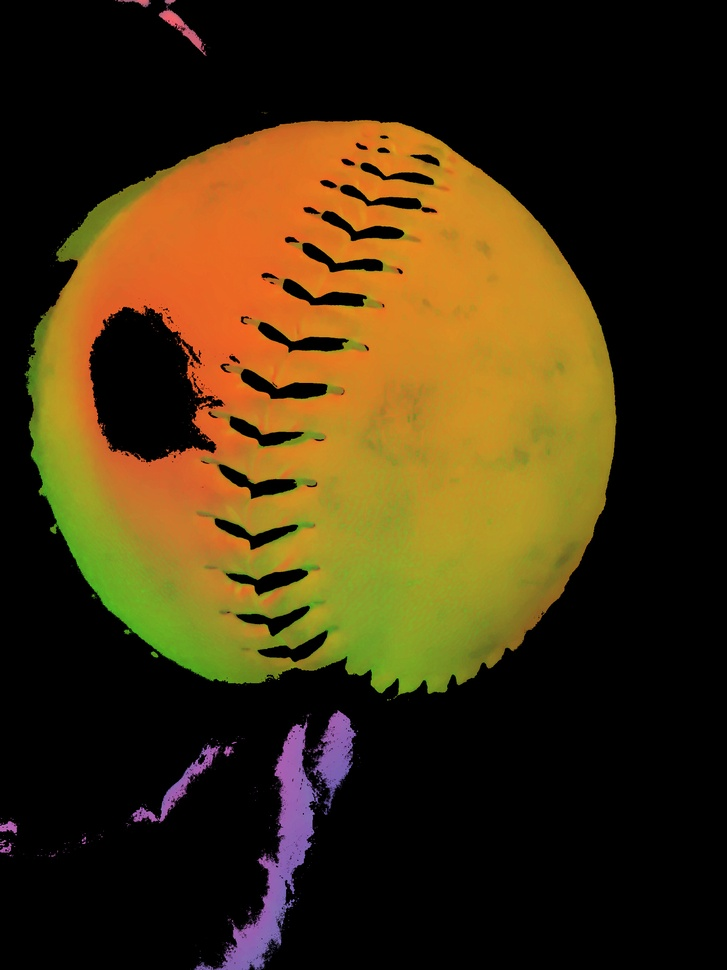
#> input picture project/scripts/8_HSV_colorseg.jpg, 727 x 970 px, shrunk from 3024 x 4032 before the run, given in place of %4d_left.png, which was not available
$ python generatePostCalibrationImages.py
#> lines starting #> are read from the running program, lines starting #| are printed output that depends on the picture; after the words box and inside, x2 and y2 are one past the last pixel; in counts of white or black regions, pixels touching at a corner belong together; pictures that were not available may be replaced by others from this repository, and a replacement may not be noted
### project/scripts/cameraCal.py
### Calibrate camera code


import numpy as np
import cv2
import glob
import pdb
import random, string, os


class calibrateCameraCustom(object):
	def __init__(self, camera, w=9, h=9):
		# camera is a openCV camera object
		# number of internal corners
		self.w = w
		self.h = h
		self.img_w = 0
		self.img_h = 0
		self.objpoints = [] # 3d point in real world space
		self.imgpoints = [] # 2d points in image plane.
		self.images = [] # list of all images that are good

	# [33 lines left out: functions loadImages, addImageToCal, cal, not called in this run]


	def loadImage(self, fname='Image_0.jpg'):
		img = cv2.imread(fname)
		return img

	def grayscaleImage(self, img):
		gray = cv2.cvtColor(img,cv2.COLOR_BGR2GRAY)
		return gray

	# [4 lines left out: function showImage, not called in this run]

	def thresholdImage(self, img):
		ret,thresh1 = cv2.threshold(img,200,255,cv2.THRESH_BINARY)
		return thresh1

	def findChessboardCorners(self, gray):
		ret, corners = cv2.findChessboardCorners(gray, (self.w, self.h),None)
		return ret, corners

	# [27 lines left out: functions drawChessboardCorners, getCameraCalibrationParameters, optimalNewCameraMatrix, not called in this run]

	def getCameraParams(self):
		return [self.ret, self.mtx, self.dist, self.rvecs, self.tvecs, self.newcameramtx, self.roi]

	# [6 lines left out: function saveCameraParams, not called in this run]

	def loadCameraParams(self, fn):
#> called with fn = 'CameraCal.npz'
		npzfile = np.load(fn)
#> (reads project/scripts/CameraCal.npz from the repository)
		print(npzfile.files)
		self.ret = npzfile['ret']
		self.mtx = npzfile['mtx']
		self.dist = npzfile['dist']
		self.rvecs = npzfile['rvecs']
		self.tvecs = npzfile['tvecs']
		self.newcameramtx = npzfile['newcameramtx']
		self.roi = npzfile['roi']

	def setCameraParams(self, cameraParams):
		self.ret, self.mtx, self.dist, self.rvecs, self.tvecs, self.newcameramtx, self.roi = cameraParams

	# [8 lines left out: function reProjectionError, not called in this run]


class undistortImage(object):
	def __init__(self, ret, mtx=0, dist=0, rvecs=0, tvecs=0, newcameramtx=0, roi=0):
		# set all parameters here that can be used to undistort
		if type(ret) == int:
			self.ret = ret
			self.mtx = mtx
			self.dist = dist
			self.rvecs = rvecs
			self.tvecs = tvecs
			self.newcameramtx = newcameramtx
			self.roi = roi
		else:
			# cal object
			self.ret = ret.ret
			self.mtx = ret.mtx
			self.dist = ret.dist
			self.rvecs = ret.rvecs
			self.tvecs = ret.tvecs
			self.newcameramtx = ret.newcameramtx
			self.roi = ret.roi


	# [5 lines left out: function undistort, not called in this run]

	def undistortRectify(self, img):
		h,  w = img.shape[:2]
		# undistort
		mapx,mapy = cv2.initUndistortRectifyMap(self.mtx,self.dist,None,self.newcameramtx,(w,h),5)
		dst = cv2.remap(img,mapx,mapy,cv2.INTER_LINEAR)

		# crop the image
		x,y,w,h = self.roi
		dst = dst[y:y+h, x:x+w]

		if not any([i == 0 for i in dst.shape]):
			success = True
		else:
			success = False


		return dst, success

	# [4 lines left out: function showImage, not called in this run]

### project/scripts/utils.py
import numpy as np


# [16 lines left out: function horizConcat, not called in this run]

def addChannels(img):
	img1 = np.stack((img, img, img), axis=2)
	return img1


def avgImage(img1, img2):
	y = min(img1.shape[0], img2.shape[0])
	x = min(img1.shape[1], img2.shape[1])
	c = min(img1.shape[2], img2.shape[2])
	img_avg = 0.5*(img1[:y,:x,:c]+img2[:y,:x,:c])
	return img_avg

### project/scripts/generatePostCalibrationImages.py
### Use Camera Calibration to generate rectified images


import cv2
from cameraCal import calibrateCameraCustom, undistortImage
from utils import horizConcat, avgImage
import glob
import os
import pdb

# pdb.set_trace()
imageFolder_path = '../Data/StereoImages/Calibration/RGBPairs'
imageFolder_path = os.path.join(imageFolder_path, '%4d_left.png')
images = glob.glob(imageFolder_path)

cap = cv2.VideoCapture(imageFolder_path)
cal = calibrateCameraCustom(cap, w=7, h=9);

ret = True
RECAL_COUNT = 10
if not os.path.isfile('CameraCal.npz'):

	while(ret):
		ret, frame = cap.read()
		if ret:
			cal.addImageToCal(frame)
			# undist = undistortImage(cal)
			# undistFrame = undist.undistortRectify(frame)
			# pdb.set_trace()
			# if not any([i == 0 for i in undistFrame.shape]): # skip if 0 on one chanell
			if True:
				# cv2.imshow('frame', horizConcat(frame, undistFrame))
				cv2.imshow('frame', frame)
				if cv2.waitKey(10) & 0xFF == ord('q'):
					break
		else:
			print('Camera Failed to open')
	cal.cal()
	cap = cv2.VideoCapture(imageFolder_path)
else:
	cal.loadCameraParams('CameraCal.npz')
undist = undistortImage(cal)

ret, frame = cap.read()
#> frame is the input picture: shape (970, 727, 3); mean B, G, R 15.6, 47.4, 65.3
undistFrame, undist_success = undist.undistortRectify(frame)
#> in undistortRectify, `dst = cv2.remap(img,mapx,mapy,cv2.INTER_LINEAR)`:
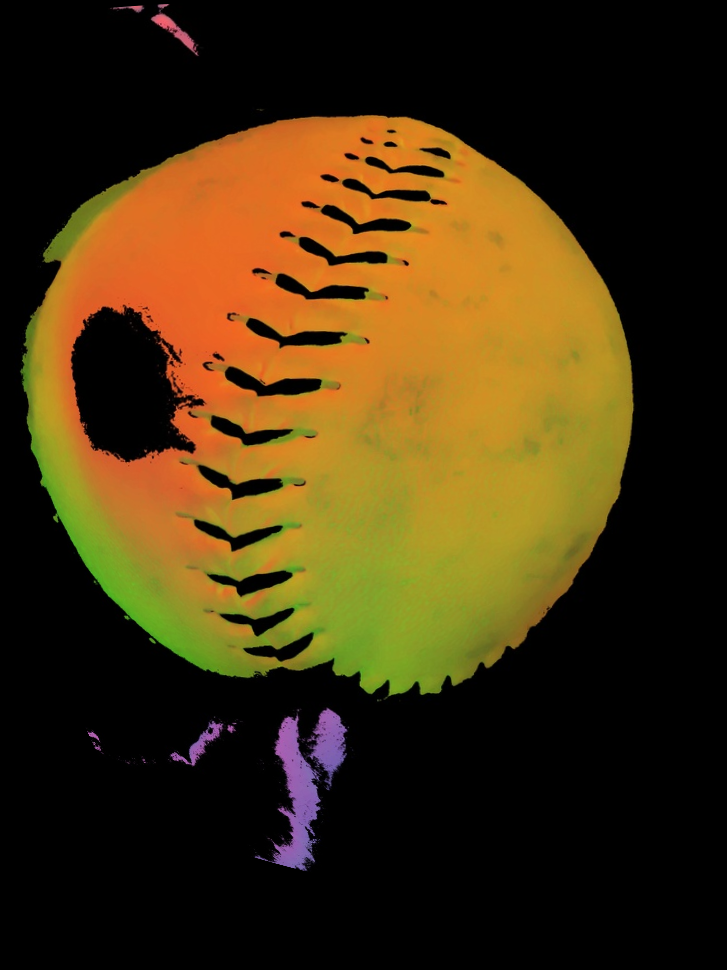
#> dst: shape (970, 727, 3); mean B, G, R 14.9, 48.5, 67.6
#> in undistortRectify, `dst = dst[y:y+h, x:x+w]`:
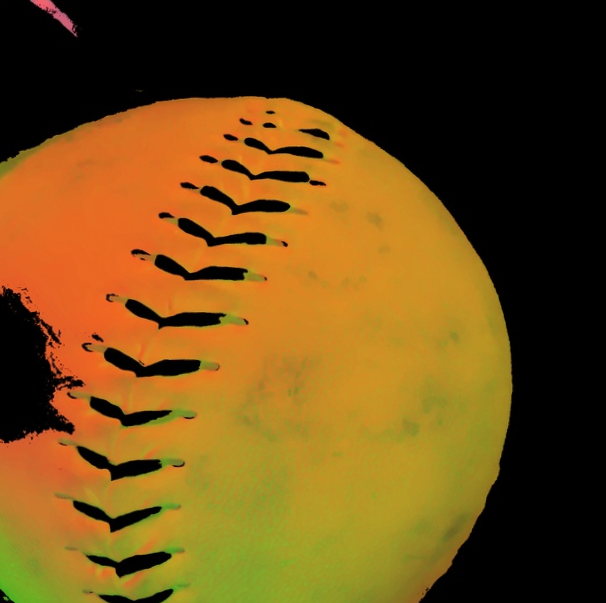
#> dst: shape (603, 606, 3); mean B, G, R 21.7, 76.3, 111.1
#> undist_success = True

if undist_success:
	# cv2.imshow('frame', horizConcat((frame, undistFrame)))
	cv2.imshow('frame', avgImage(frame, undistFrame))
#> in avgImage, `img_avg = 0.5*(img1[:y,:x,:c]+img2[:y,:x,:c])`:
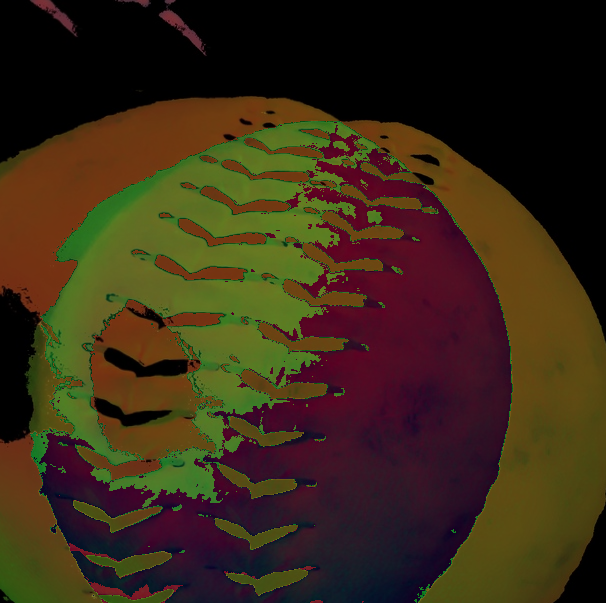
#> img_avg: shape (603, 606, 3) float64; mean B, G, R 21.9, 42, 57.1
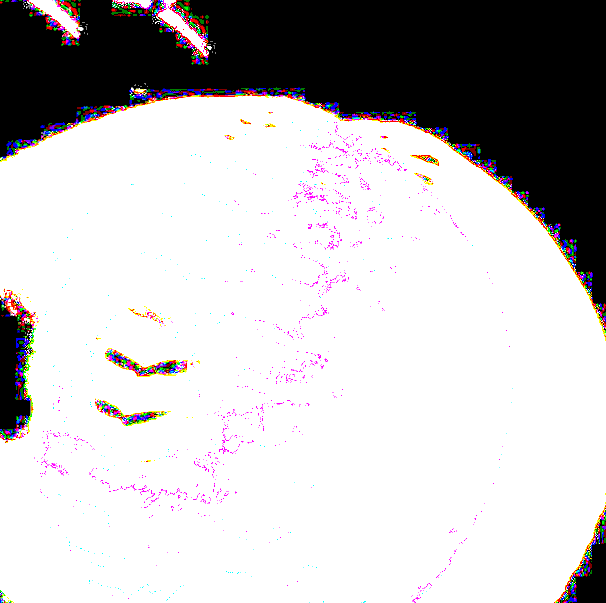
#> window 'frame': shape (603, 606, 3); mean B, G, R 192.7, 191.6, 194
	cv2.waitKey(100)
	font = cv2.FONT_HERSHEY_SIMPLEX
	# pdb.set_trace()
	cv2.putText(frame,'Before Calibration: {} x {}'.format(*frame.shape[0:2]),(10,500), font, 2,(0,255,0),2,cv2.LINE_AA)
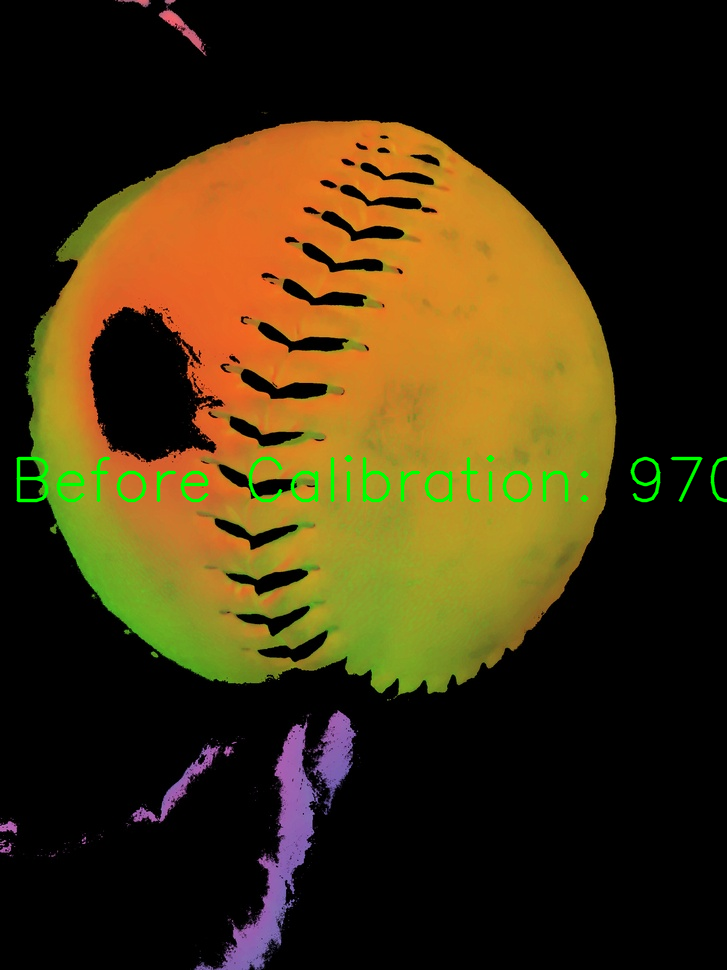
#> frame: shape (970, 727, 3); 1.12% of pixels changed, all inside (x1, y1, x2, y2) = (16, 455, 727, 503)
	cv2.imwrite('PreCal.png', frame)
	cv2.putText(undistFrame,'After Calibration: {} x {}'.format(*undistFrame.shape[0:2]),(10,500), font, 2,(0,255,0),2,cv2.LINE_AA)
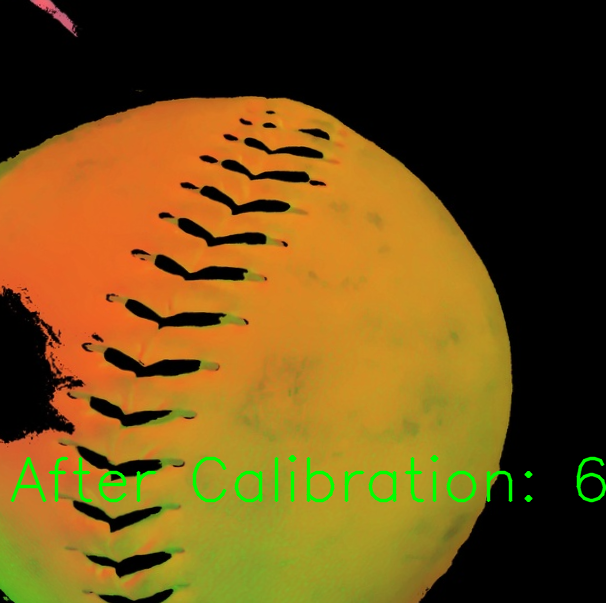
#> undistFrame: shape (603, 606, 3); 1.76% of pixels changed, all inside (x1, y1, x2, y2) = (10, 455, 606, 503)
	cv2.imwrite('PostCal.png', undistFrame)


# [14 lines of commented-out code are left out]

cap.release()
cv2.destroyAllWindows()
